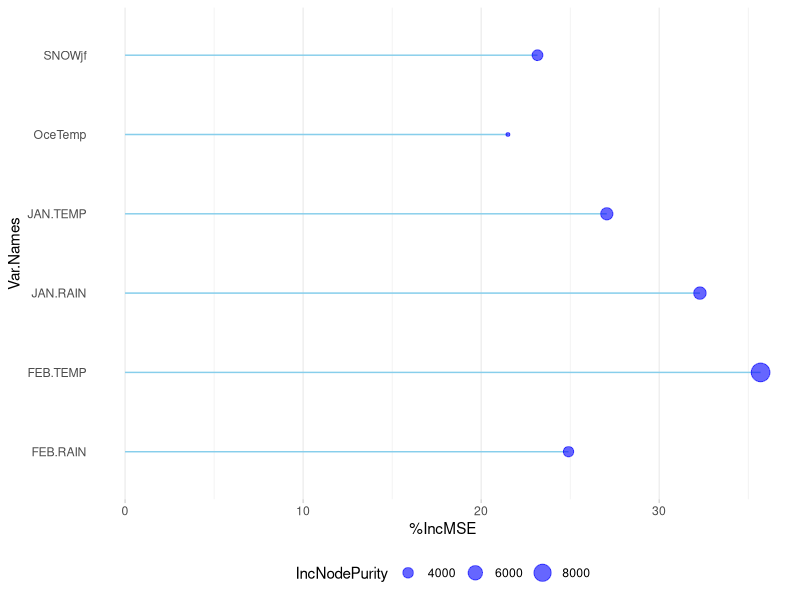

This figure's R source:
#1. Loading Packages
library(randomForest)
library(ggplot2)
library(readxl)

#2. Loading Data
CBloom4_24 <-read.table("Cherryblossom_2004-2024.txt",header =TRUE,sep="\t", fill = TRUE)

#3. Data preparation
# Create a new variable by summing two existing variables
CBloom4_24$OceTemp <- 2*CBloom4_24$EL.NINO+CBloom4_24$LA.NINA

#Dropping unwanted variables
CBloom4_24<-CBloom4_24[ , -c(1,3, 4, 5, 6,10,11,12,13,14,15,16)]

#Dropping rows with NA
CBloom4_24<-CBloom4_24[-c(22,23,24,25,26),]

#3. Fitting the random forest model with original dataset. 
set.seed(1237)
CBloom4_24.rg <- randomForest(PEAK ~ ., data=CBloom4_24, importance=TRUE,
                        proximity=TRUE)

sqrt(sum((CBloom4_24.rg$predicted - CBloom4_24$PEAK)^2) / nrow(CBloom4_24))

#4. Generating the bootstrap sample
set.seed(25)
bootdataCBloom4_24=CBloom4_24[sample(nrow(CBloom4_24), 1000, replace=TRUE), ]
head(bootdataCBloom4_24)
nrow(bootdataCBloom4_24)
str(bootdataCBloom4_24)

#5. Importing training and testing datasets
h_train <- read_excel("h_train.xlsx")
head(h_train)

h_test <- read_excel("h_test.xlsx")
head(h_test)

#6. Training the random forest model with the bootstrap dataset
set.seed(25)
CBloom4_24.rgBoot <- randomForest(PEAK ~ ., data=h_train, importance=TRUE,
                        proximity=TRUE)

sqrt(sum((CBloom4_24.rgBoot$predicted - h_train$PEAK)^2) / nrow(h_train))

#Extracting feature importance

importance(CBloom4_24.rgBoot)
importance(CBloom4_24.rgBoot, type=1)

#7. Visualize variable importance ----------------------------------------------

# Get variable importance from the model fit
ImpData <- as.data.frame(importance(CBloom4_24.rgBoot))
ImpData$Var.Names <- row.names(ImpData)

ggplot(ImpData, aes(x=Var.Names, y=`%IncMSE`)) +
  geom_segment( aes(x=Var.Names, xend=Var.Names, y=0, yend=`%IncMSE`), color="skyblue") +
  geom_point(aes(size = IncNodePurity), color="blue", alpha=0.6) +
  theme_light() +
  coord_flip() +
  theme(
    legend.position="bottom",
    panel.grid.major.y = element_blank(),
    panel.border = element_blank(),
    axis.ticks.y = element_blank()
  )
